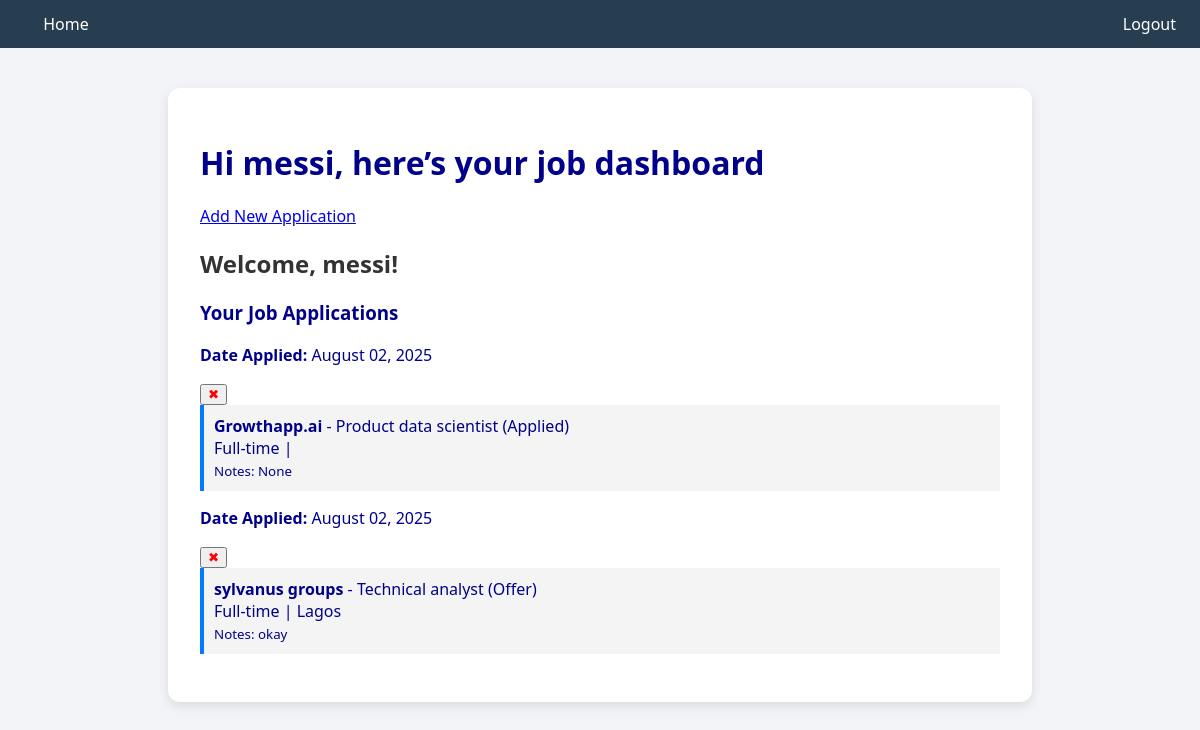
Page /dashboard (signed in) on the committed database.
### website/models.py (models this page shows)
class User(db.Model, UserMixin):
    id = db.Column(db.Integer, primary_key=True)
    email = db.Column(db.String(80), unique=True, nullable=False)
    first_name = db.Column(db.String(100), nullable=False)
    password = db.Column(db.String(100), nullable=False)
    jobs = db.relationship("Job", backref="user", lazy=True)

class Job(db.Model):
    id = db.Column(db.Integer, primary_key=True)
    company = db.Column(db.String(150), nullable=False)
    position = db.Column(db.String(150), nullable=False)
    application_date = db.Column(db.DateTime(timezone=True), default=func.now())
    status = db.Column(db.String(50), default='Applied')    #Interview, offer, rejected
    job_type = db.Column(db.String(50))     #Full time, part time, internship
    location = db.Column(db.String(100))
    link = db.Column(db.String(300))
    notes = db.Column(db.Text)
    user_id = db.Column(db.Integer, db.ForeignKey('user.id'))

### website/dashboard.py (the view)
@dashboard.route('/dashboard', methods=["GET"])
@login_required
def view_dashboard():
    user_id = current_user.id
    applications = Job.query.filter_by(user_id=user_id).all()
    return render_template('dashboard.html', applications=applications, user=current_user)

### website/__init__.py (called while the page is built)
def create_app():
    app = Flask(__name__)
    api = Api(app)
    SECRET_KEY = os.getenv("SECRET_KEY")
    app.config['SECRET_KEY'] = SECRET_KEY
    app.config["SQLALCHEMY_DATABASE_URI"] = f"sqlite:///{DB_NAME}"
    db.init_app(app)
    app.register_blueprint(views, url_prefix="/")
    app.register_blueprint(auth, url_prefix="/")
    app.register_blueprint(dashboard, url_prefix="/")
    api.add_resource(JobResource, "/job", "/job/<int:id>")
    from .models import User,Job
    create_database(app)
    login_manager = LoginManager()
    login_manager.login_view = 'auth.login'
    login_manager.init_app(app)
    @login_manager.user_loader
    def load_user(id):
        return User.query.get(int(id))
    return app, api

### website/template/dashboard.html (shortened to what this page needs)
{% extends "base.html" %} {% block title %}home{% endblock %} {% block content
%}
<div class="dashboard-header">
  <h1>Hi {{ current_user.first_name }}, here’s your job dashboard</h1>
  <a href={{ url_for('views.home') }}>Add New Application</a>
</div>
<h2>Welcome, {{ current_user.first_name }}!</h2>
<h3>Your Job Applications</h3>
{% if applications %}
<ul class="application-list">
  {% for app in applications %}
  <p><strong>Date Applied:</strong> {{ app.application_date.strftime('%B %d, %Y') }}</p>
  <form action="{{ url_for('dashboard.delete_application', id=app.id) }}" method="POST" class="delete-form">
    <button type="submit" class="cancel-icon" title="Cancel" onclick="return confirm('Remove this application?');">
      ✖
    </button>
  </form>
  <li>
    <strong>{{ app.company }}</strong> - {{ app.position }} ({{ app.status }})
    <br />
    {{ app.job_type }} | {{ app.location }}<br />
    <small>Notes: {{ app.notes or "None" }}</small>
  </li>
  {% endfor %}
</ul>
{% else %}
<p>No applications found.</p>
{% endif %} {% endblock %}

### website/template/base.html (shortened to what this page needs)
<!DOCTYPE html>
<html lang="en">
<head>
    <link rel="stylesheet" href="{{url_for('static', filename='styles.css')}}">
</head>
<body>
    <nav class="navbar">
        {% if user.is_authenticated %}
        <div class="nav-left">
            <a href="/" class="nav-item">Home</a>
        </div>
        <div class="nav-right">
            <a href="/logout" class="nav-item">Logout</a>
            {% else %}
            <a href="/login" class="nav-item">Login</a>
            <a href="/sign-up" class="nav-item">Sign up</a>
            {% endif %}
        </div>
    </nav>
<div class="container">
    {% block content %}
    {% endblock %}
</div>
</body>
</html>

### website/static/styles.css (style rules this page uses)
body { margin: 0; font-family: Arial, Helvetica, sans-serif; background-color: #080808; color: darkblue; }
.navbar { background-color: #263e50; padding: 0.8rem 1.5rem; display: flex; justify-content: space-between; align-items: center; position: relative; }
.nav-item { color: white; text-decoration: none; margin-left: 1.2rem; transition: color 0.5s ease; }
.nav-left, .nav-right { display: flex; align-items: center; }
.container { padding: 2rem; }
body { font-family: "Segoe UI", sans-serif; background-color: #f2f4f8; margin: 0; padding: 0; }
.container { max-width: 800px; margin: 40px auto; background: white; padding: 30px; border-radius: 12px; box-shadow: 0 4px 12px rgba(0, 0, 0, 0.1); }
h2 { margin-bottom: 20px; color: #333; }
.application-list { list-style-type: none; padding: 0; }
.application-list li { background: #f4f4f4; margin-bottom: 15px; padding: 10px; border-left: 4px solid #007bff; }
.cancel-icon { color: red; }

### rows in the picture
User: first_name "messi"
Job: application_date "August 02, 2025", company "Growthapp.ai", position "Product data scientist", status "Applied", job_type "Full-time", notes "None"
Job: application_date "August 02, 2025", company "sylvanus groups", position "Technical analyst", status "Offer", job_type "Full-time", location "Lagos", notes "okay"
